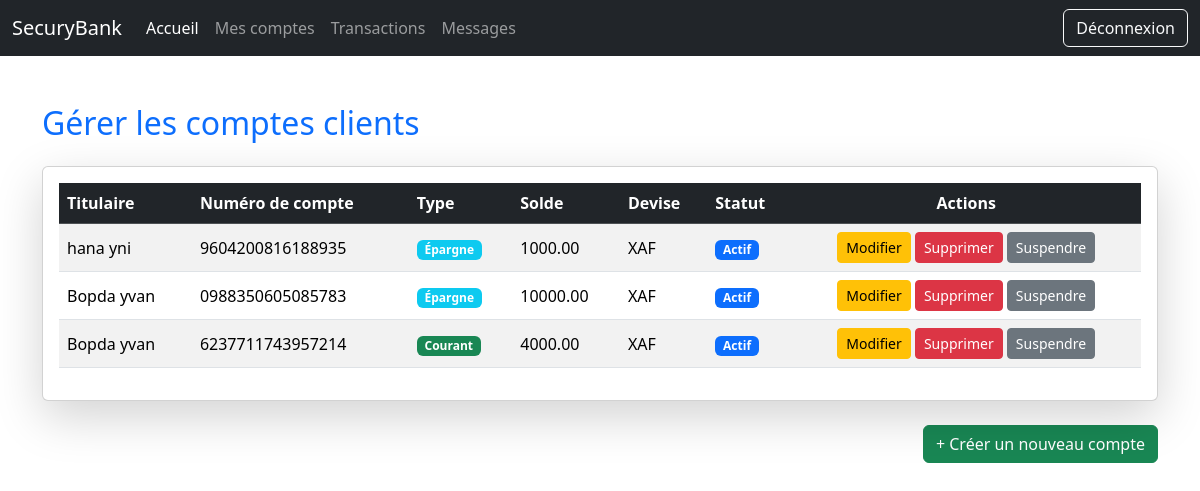
Screenshot of /comptes/ with the database file from the repository.
### banka/models.py (models this page shows, shortened)
class Compte(models.Model):
    TYPE_CHOICES = [ ("courant", "Courant"), ("epargne", "Épargne"), ]
    STATUS_CHOICES = [ ("actif", "Actif"), ("inactif", "Inactif"), ]
    numero_compte = models.CharField(max_length=20, unique=True)
    solde = models.DecimalField(max_digits=15, decimal_places=2)
    proprietaire = models.ForeignKey(settings.AUTH_USER_MODEL,on_delete=models.CASCADE,related_name='comptes')
    status = models.CharField(max_length=50, choices=STATUS_CHOICES, default="actif")
    type = models.CharField(max_length=50, choices=TYPE_CHOICES)
    currency = models.CharField(max_length=10)
    date_creation = models.DateTimeField(auto_now_add=True)
    date_modification = models.DateTimeField(auto_now=True)
    class Meta:
        ordering = ['date_creation']

class User(AbstractBaseUser, PermissionsMixin):
    nom = models.CharField(max_length=100)
    prenom = models.CharField(max_length=100, null=True, blank=True)
    age = age = models.IntegerField(null=True, blank=True)
    email = models.EmailField(unique=True)
    telephone = models.CharField(max_length=15, unique=True, null=True, blank=True)
    adresse = models.CharField(max_length=255, null=True, blank=True)
    pays = models.CharField(max_length=100, null=True, blank=True)
    ville = models.CharField(max_length=100, null=True, blank=True)
    role = models.ForeignKey('Role', on_delete=models.CASCADE)
    permission = models.ManyToManyField('Permission', through='RolePermission')
    agence = models.ForeignKey('Agence', on_delete=models.CASCADE, null=True, blank=True)
    is_active = models.BooleanField(default=True)
    is_staff = models.BooleanField(default=False)
    is_superuser = models.BooleanField(default=False)
    date_creation = models.DateTimeField(auto_now_add=True)
    date_modification = models.DateTimeField(auto_now=True)
    objects = ClientsManager()
    USERNAME_FIELD = 'email'
    REQUIRED_FIELDS = ['nom']
    class Meta:
        ordering = ['date_creation']

### banka/views.py (the view)
# urls.py: path("comptes/", views.gerer_comptes, name="gerer_comptes"),
def gerer_comptes(request):
    comptes = Compte.objects.all()
    return render(request, "banka/gerer_comptes.html", {"comptes": comptes})

### banka/templates/banka/gerer_comptes.html (shortened to what this page needs)
{% extends 'banka/base.html' %}
{% block content %}
<div class="container mt-5">
    <h2 class="mb-4 text-primary">Gérer les comptes clients</h2>
    <div class="card shadow-lg">
        <div class="card-body">
            <table class="table table-striped table-hover align-middle">
                <thead class="table-dark">
                    <tr>
                        <th scope="col">Titulaire</th>
                        <th scope="col">Numéro de compte</th>
                        <th scope="col">Type</th>
                        <th scope="col">Solde</th>
                        <th scope="col">Devise</th>
                        <th scope="col">Statut</th>
                        <th scope="col" class="text-center">Actions</th>
                    </tr>
                </thead>
                <tbody>
                    {% for compte in comptes %}
                    <tr>
                        <td>{{ compte.proprietaire.nom }} {{ compte.proprietaire.prenom }}</td>
                        <td>{{ compte.numero_compte }}</td>
                        <td>
                            {% if compte.type == "courant" %}
                                <span class="badge bg-success">Courant</span>
                            {% else %}
                                <span class="badge bg-info">Épargne</span>
                            {% endif %}
                        </td>
                        <td>{{ compte.solde }}</td>
                        <td>{{ compte.currency }}</td>
                        <td>
                            {% if compte.status == "actif" %}
                                <span class="badge bg-primary">Actif</span>
                            {% else %}
                                <span class="badge bg-secondary">Inactif</span>
                            {% endif %}
                        </td>
                        <td class="text-center">
                            <a href="{% url 'admin_modifier_compte' compte.id %}" class="btn btn-sm btn-warning"> Modifier</a>
                            <a href="{% url 'admin_supprimer_compte' compte.id %}" class="btn btn-sm btn-danger"> Supprimer</a>
                           <a href="{% url 'admin_suspendre_compte' compte.id %}"
                             class="btn btn-sm {% if compte.status == 'actif' %}btn-secondary{% else %}btn-primary{% endif %}">
                             {% if compte.status == 'actif' %}
                              Suspendre
                             {% else %}
                             <i class="fas fa-play-circle"></i> Réactiver
                             {% endif %}
                            </a>
                        </td>
                    </tr>
                    {% empty %}
                    <tr>
                        <td colspan="7" class="text-center text-muted">Aucun compte trouvé.</td>
                    </tr>
                    {% endfor %}
                </tbody>
            </table>
        </div>
    </div>
    <div class="mt-4 text-end">
        <a href="{% url 'creer_compte' %}" class="btn btn-success">+ Créer un nouveau compte</a>
    </div>
</div>
{% endblock %}

### rows the page displays
Compte: proprietaire.nom "hana", proprietaire.prenom "yni", numero_compte "9604200816188935", type "Épargne", solde "1000.00", currency "XAF", status "Actif"
Compte: proprietaire.nom "Bopda", proprietaire.prenom "yvan", numero_compte "0988350605085783", type "Épargne", solde "10000.00", currency "XAF", status "Actif"
Compte: proprietaire.nom "Bopda", proprietaire.prenom "yvan", numero_compte "6237711743957214", type "Courant", solde "4000.00", currency "XAF", status "Actif"
